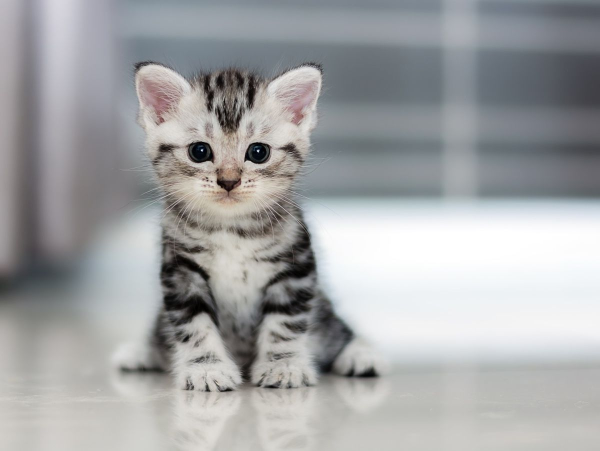
#> input picture resources/kitten.jpg, 1200 x 901 px (shown at 1/2 size)
$ python crop.py
#> lines starting #> are read from the running program, lines starting #| are printed output that depends on the picture
# install openCV
# pip install opencv-python


import cv2
print("package imported")


#read image
image = cv2.imread("resources/kitten.jpg")
#> image is the input picture: shape (901, 1200, 3); mean B, G, R 165.3, 164.2, 163


#crop image
crop = image[200:400,300:600]
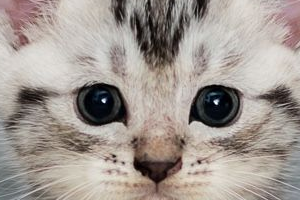
#> crop: shape (200, 300, 3); mean B, G, R 146.3, 152.7, 161.8

# show image
cv2.imshow("cropped image", crop)
#wait
cv2.waitKey(0)

$ run again, with resources/Girl_and_cat.jpg copied over resources/kitten.jpg
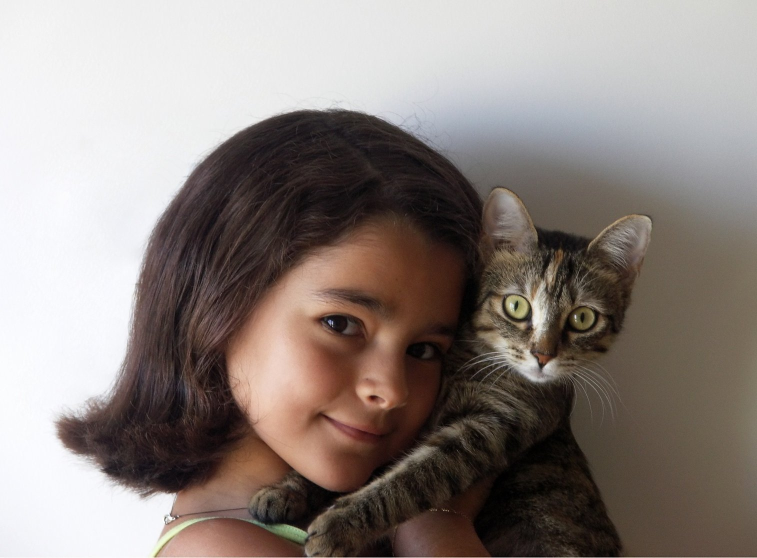
#> input picture resources/Girl_and_cat.jpg, 1514 x 1115 px (shown at 1/2 size)
#> image is the input picture: shape (1115, 1514, 3); mean B, G, R 127.3, 132, 141.8
#> `crop = image[200:400,300:600]`:
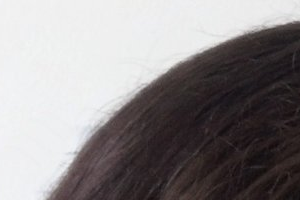
#> crop: shape (200, 300, 3); mean B, G, R 139.9, 139, 143.3

$ run again, with resources/cats.jpg copied over resources/kitten.jpg
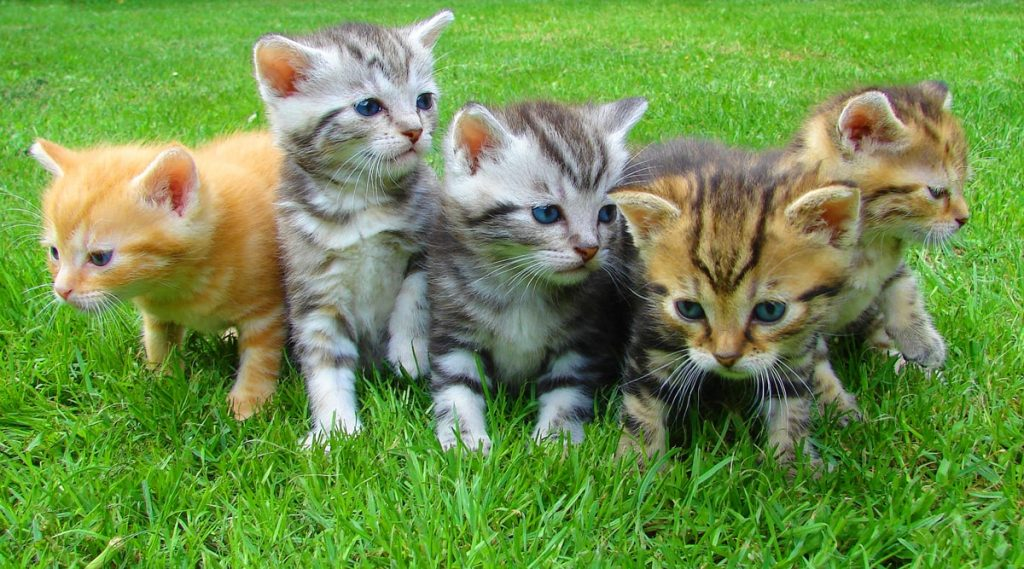
#> input picture resources/cats.jpg, 1024 x 569 px
#> image is the input picture: shape (569, 1024, 3); mean B, G, R 75.2, 145.5, 111
#> `crop = image[200:400,300:600]`:
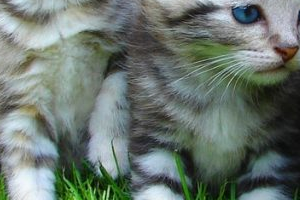
#> crop: shape (200, 300, 3); mean B, G, R 110.8, 117.8, 106.3

$ run again, with resources/manWithCat.jpg copied over resources/kitten.jpg
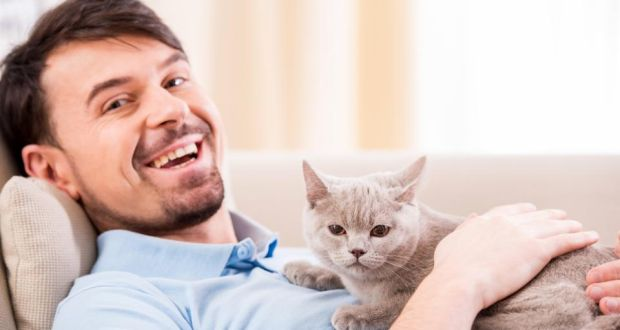
#> input picture resources/manWithCat.jpg, 620 x 330 px
#> image is the input picture: shape (330, 620, 3); mean B, G, R 188.6, 194.6, 215
#> `crop = image[200:400,300:600]`:
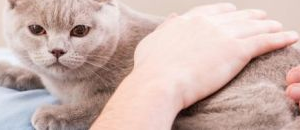
#> crop: shape (130, 300, 3); mean B, G, R 172.5, 178.8, 204.2
